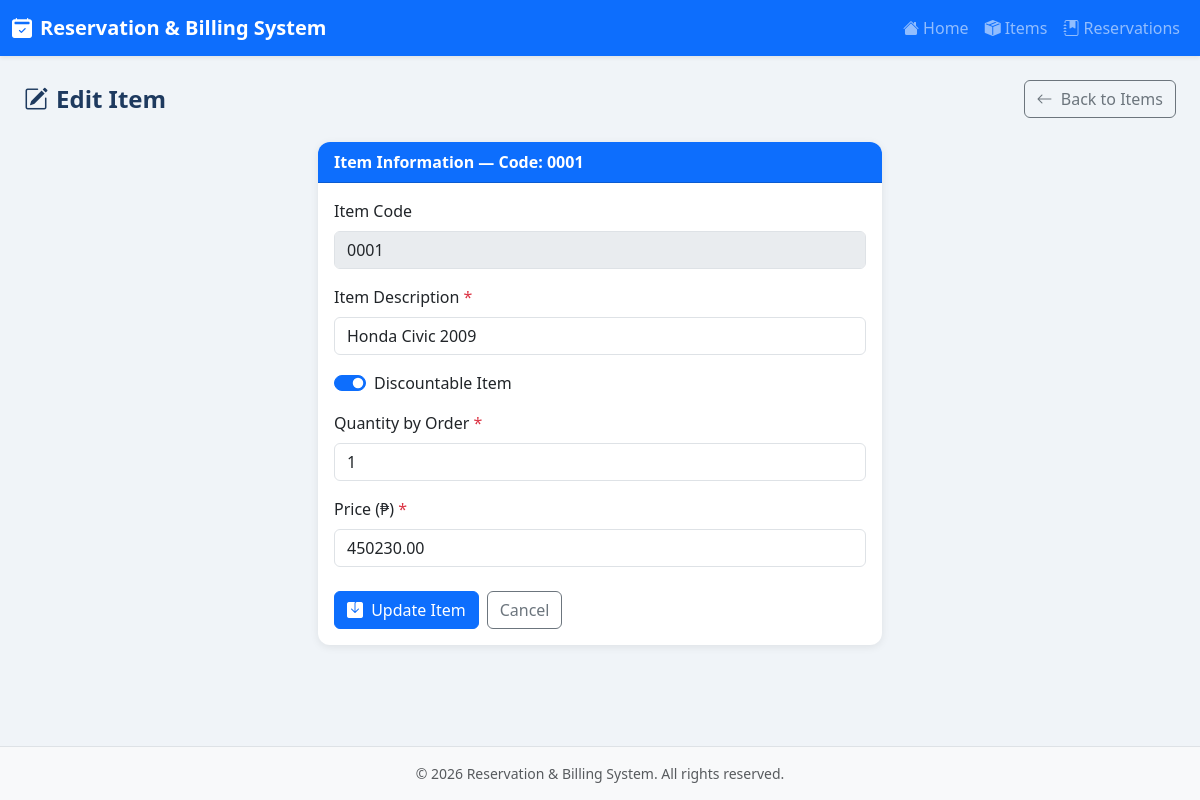
The app's page /items/edit.php?id=1 with its own data.
### tables this page shows
CREATE TABLE IF NOT EXISTS items (
    item_code        INT UNSIGNED AUTO_INCREMENT PRIMARY KEY,
    item_description VARCHAR(255)     NOT NULL,
    discounted       TINYINT(1)       NOT NULL DEFAULT 1,
    quantity_by_order INT UNSIGNED    NOT NULL DEFAULT 1,
    price            DECIMAL(15, 2)   NOT NULL DEFAULT 0.00,
    created_at       TIMESTAMP        DEFAULT CURRENT_TIMESTAMP
);

### items/edit.php (the view, shortened to what this page needs)
<?php
$db     = getDB();
$id     = (int) ($_GET['id'] ?? 0);
$item = $db->prepare('SELECT * FROM items WHERE item_code = :id');
$item->execute([':id' => $id]);
$item = $item->fetch();
include __DIR__ . '/../header.php';
?>
<div class="page-header">
    <h2><i class="bi bi-pencil-square me-2"></i>Edit Item</h2>
    <a href="index.php" class="btn btn-outline-secondary">
        <i class="bi bi-arrow-left me-1"></i> Back to Items
    </a>
</div>
<div class="row justify-content-center">
    <div class="col-md-7 col-lg-6">
        <div class="card">
            <div class="card-header bg-primary text-white">
                Item Information &mdash; Code: <?= str_pad($id, 4, '0', STR_PAD_LEFT) ?>
            </div>
            <div class="card-body">
                <form method="post" novalidate>
                    <div class="mb-3">
                        <label class="form-label">Item Code</label>
                        <input type="text" class="form-control"
                               value="<?= str_pad($id, 4, '0', STR_PAD_LEFT) ?>" disabled>
                    </div>
                    <div class="mb-3">
                        <label for="item_description" class="form-label">
                            Item Description <span class="text-danger">*</span>
                        </label>
                        <input type="text" id="item_description" name="item_description"
                               class="form-control" required maxlength="255"
                               value="<?= htmlspecialchars($item['item_description']) ?>">
                    </div>
                    <div class="mb-3">
                        <div class="form-check form-switch">
                            <input class="form-check-input" type="checkbox" id="discounted"
                                   name="discounted" role="switch"
                                   <?= $item['discounted'] ? 'checked' : '' ?>>
                            <label class="form-check-label" for="discounted">
                                Discountable Item
                            </label>
                        </div>
                    </div>
                    <div class="mb-3">
                        <label for="quantity_by_order" class="form-label">
                            Quantity by Order <span class="text-danger">*</span>
                        </label>
                        <input type="number" id="quantity_by_order" name="quantity_by_order"
                               class="form-control" required min="1"
                               value="<?= (int) $item['quantity_by_order'] ?>">
                    </div>
                    <div class="mb-4">
                        <label for="price" class="form-label">
                            Price (&#8369;) <span class="text-danger">*</span>
                        </label>
                        <input type="number" id="price" name="price"
                               class="form-control" required min="0" step="0.01"
                               value="<?= htmlspecialchars($item['price']) ?>">
                    </div>
                    <div class="d-flex gap-2">
                        <button type="submit" class="btn btn-primary">
                            <i class="bi bi-save-fill me-1"></i> Update Item
                        </button>
                        <a href="index.php" class="btn btn-outline-secondary">Cancel</a>
                    </div>
                </form>
            </div>
        </div>
    </div>
</div>
<?php include __DIR__ . '/../footer.php'; ?>

### css/style.css (style rules this page uses)
body { background-color: #f0f4f8; min-height: 100vh; display: flex; flex-direction: column; }
.card { border: none; border-radius: 0.75rem; box-shadow: 0 2px 8px rgba(0, 0, 0, 0.08); }
.card-header { border-radius: 0.75rem 0.75rem 0 0 !important; font-weight: 600; }
.form-label { font-weight: 500; }
.page-header { display: flex; align-items: center; justify-content: space-between; margin-bottom: 1.5rem; flex-wrap: wrap; gap: 0.5rem; }
.page-header h2 { font-size: 1.5rem; font-weight: 700; color: #1e3a5f; margin: 0; }

### records on screen
items: item_description "Honda Civic 2009", discounted "☑", quantity_by_order "1", price "450230.00"

### other values on screen
str_pad($id, 4, '0', STR_PAD_LEFT) "0001"
